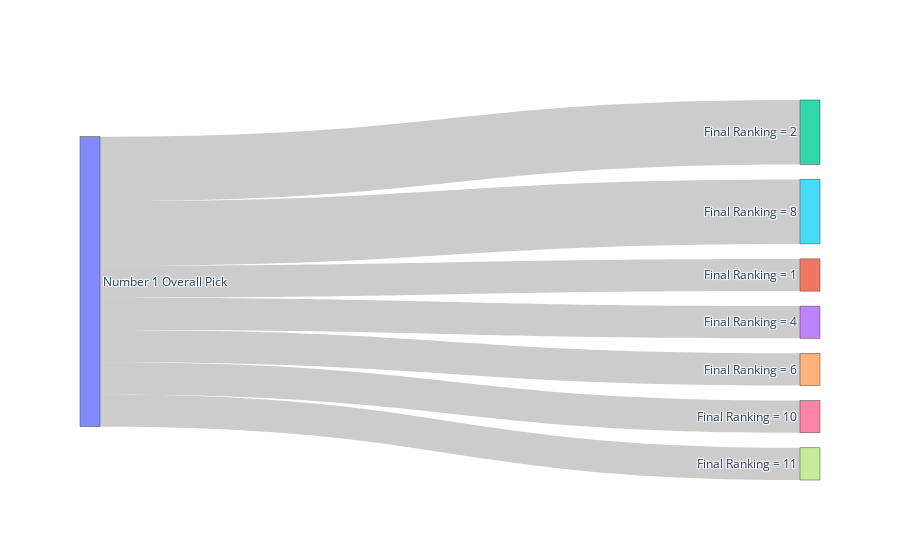

The notebook cell saved with this chart:
### Code cell
import plotly.graph_objects as go

# Count flows
flows = first_picks.groupby(['pick','playoff']).size().reset_index(name='count')

fig = go.Figure(data=[go.Sankey(
    node=dict(
        label=['Number 1 Overall Pick'] + [f'Final Ranking = {f}' for f in flows['playoff'].unique()],
        pad=15, thickness=20
    ),
    link=dict(
        source=[0]*len(flows),
        target=[list(flows['playoff'].unique()).index(f) + 1 for f in flows['playoff']],
        value=flows['count']
    )
)])
fig.show()

### Figure 1 — Plotly figure (JSON) as saved in the notebook; plotly's stock layout.template omitted (floating-point values rounded to 4 significant figures)
{"data": [{"link": {"source": [0, 0, 0, 0, 0, 0, 0], "target": [1, 2, 3, 4, 5, 6, 7], "value": [1, 2, 1, 1, 2, 1, 1]}, "node": {"label": ["Number 1 Overall Pick", "Final Ranking = 1", "Final Ranking = 2", "Final Ranking = 4", "Final Ranking = 6", "Final Ranking = 8", "Final Ranking = 10", "Final Ranking = 11"], "pad": 15, "thickness": 20}, "type": "sankey"}], "layout": {}}
